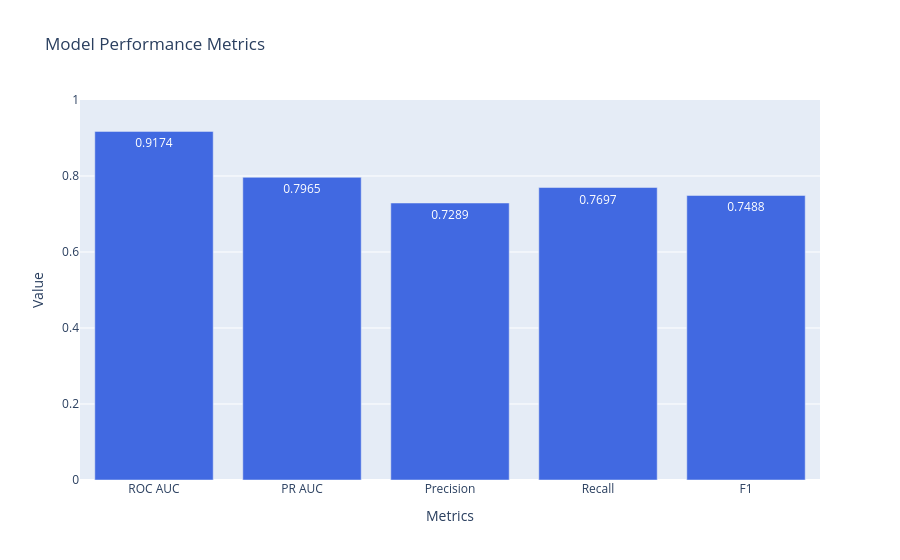

Source (notebook cell):
### Code cell
dt_visualizer.plot_metrics_comparison()

### Figure 1 — Plotly figure (JSON) as saved in the notebook; plotly's stock layout.template omitted (floating-point values rounded to 4 significant figures)
{"data": [{"marker": {"color": "royalblue"}, "text": ["0.9174", "0.7965", "0.7289", "0.7697", "0.7488"], "textfont": {"size": 12}, "textposition": "auto", "x": ["ROC AUC", "PR AUC", "Precision", "Recall", "F1"], "y": [0.9174, 0.7965, 0.7289, 0.7697, 0.7488], "type": "bar"}], "layout": {"yaxis": {"title": {"text": "Value"}, "range": [0, 1]}, "title": {"text": "Model Performance Metrics"}, "xaxis": {"title": {"text": "Metrics"}}, "showlegend": false}}
